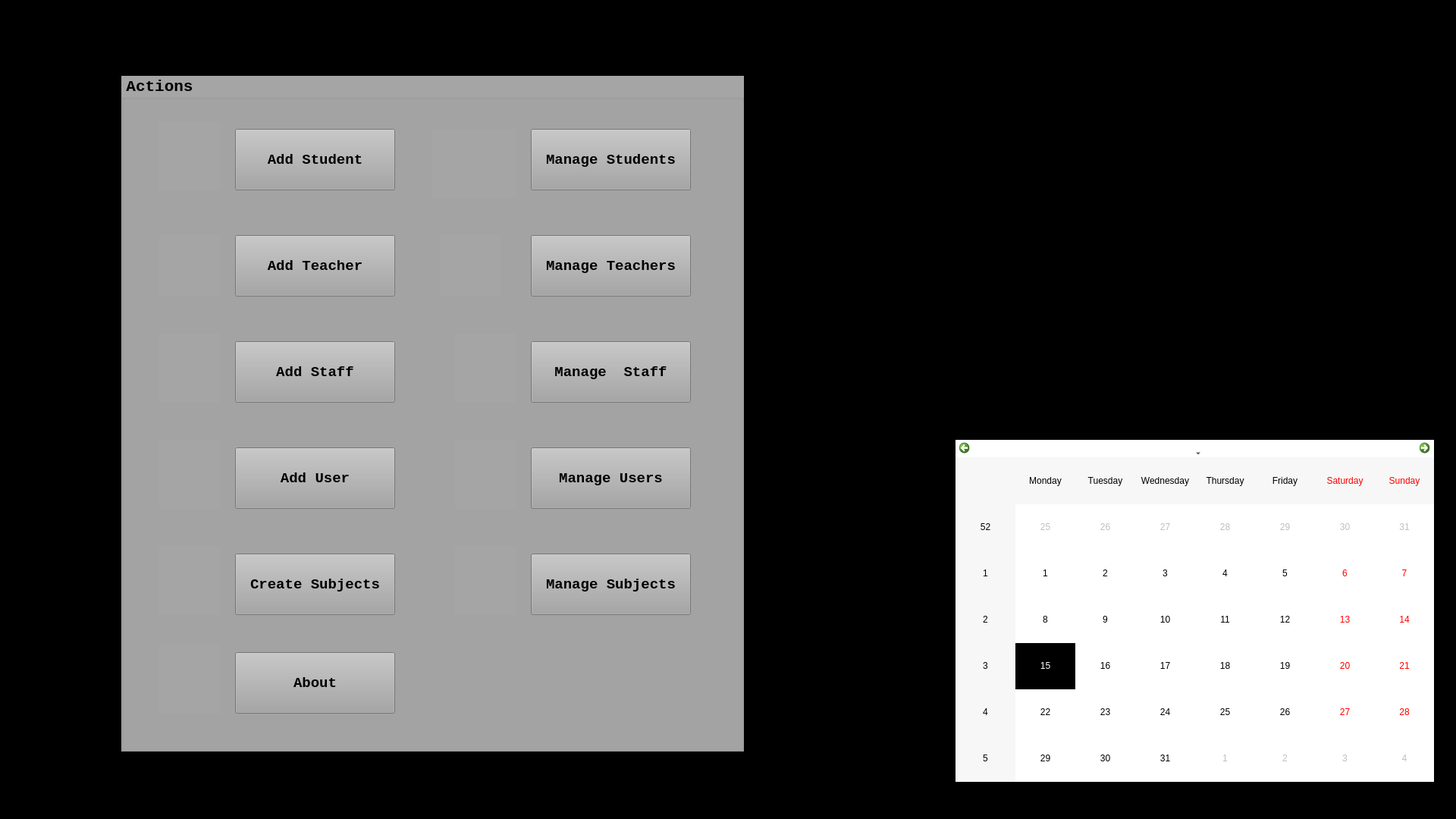
<?xml version="1.0" encoding="UTF-8"?>
<ui version="4.0">
 <class>MAIN_INTERFACE</class>
 <widget class="QMainWindow" name="MAIN_INTERFACE">
  <property name="geometry">
   <rect>
    <x>0</x>
    <y>0</y>
    <width>1920</width>
    <height>1080</height>
   </rect>
  </property>
  <property name="sizePolicy">
   <sizepolicy hsizetype="Preferred" vsizetype="Preferred">
    <horstretch>0</horstretch>
    <verstretch>0</verstretch>
   </sizepolicy>
  </property>
  <property name="minimumSize">
   <size>
    <width>0</width>
    <height>0</height>
   </size>
  </property>
  <property name="maximumSize">
   <size>
    <width>16777215</width>
    <height>16777215</height>
   </size>
  </property>
  <property name="font">
   <font>
    <family>Consolas</family>
    <pointsize>10</pointsize>
   </font>
  </property>
  <property name="windowTitle">
   <string>School Management System - Main Interface</string>
  </property>
  <property name="windowIcon">
   <iconset resource="QRC_FILES/Main Interface/SMS_Main_I_Logo.qrc">
    <normaloff>:/LOGO/Pictures/Main_logo.jpg</normaloff>:/LOGO/Pictures/Main_logo.jpg</iconset>
  </property>
  <property name="styleSheet">
   <string notr="true">background-color: rgb(0, 0, 0);

</string>
  </property>
  <property name="unifiedTitleAndToolBarOnMac">
   <bool>true</bool>
  </property>
  <widget class="QWidget" name="centralwidget">
   <widget class="QCalendarWidget" name="calendarWidget">
    <property name="geometry">
     <rect>
      <x>1260</x>
      <y>580</y>
      <width>631</width>
      <height>451</height>
     </rect>
    </property>
    <property name="palette">
     <palette>
      <active>
       <colorrole role="Button">
        <brush brushstyle="SolidPattern">
         <color alpha="255">
          <red>255</red>
          <green>255</green>
          <blue>255</blue>
         </color>
        </brush>
       </colorrole>
       <colorrole role="Base">
        <brush brushstyle="SolidPattern">
         <color alpha="255">
          <red>255</red>
          <green>255</green>
          <blue>255</blue>
         </color>
        </brush>
       </colorrole>
       <colorrole role="Window">
        <brush brushstyle="SolidPattern">
         <color alpha="255">
          <red>255</red>
          <green>255</green>
          <blue>255</blue>
         </color>
        </brush>
       </colorrole>
       <colorrole role="Highlight">
        <brush brushstyle="SolidPattern">
         <color alpha="255">
          <red>0</red>
          <green>0</green>
          <blue>0</blue>
         </color>
        </brush>
       </colorrole>
       <colorrole role="HighlightedText">
        <brush brushstyle="SolidPattern">
         <color alpha="255">
          <red>255</red>
          <green>255</green>
          <blue>255</blue>
         </color>
        </brush>
       </colorrole>
      </active>
      <inactive>
       <colorrole role="Button">
        <brush brushstyle="SolidPattern">
         <color alpha="255">
          <red>255</red>
          <green>255</green>
          <blue>255</blue>
         </color>
        </brush>
       </colorrole>
       <colorrole role="Base">
        <brush brushstyle="SolidPattern">
         <color alpha="255">
          <red>255</red>
          <green>255</green>
          <blue>255</blue>
         </color>
        </brush>
       </colorrole>
       <colorrole role="Window">
        <brush brushstyle="SolidPattern">
         <color alpha="255">
          <red>255</red>
          <green>255</green>
          <blue>255</blue>
         </color>
        </brush>
       </colorrole>
       <colorrole role="Highlight">
        <brush brushstyle="SolidPattern">
         <color alpha="255">
          <red>0</red>
          <green>0</green>
          <blue>0</blue>
         </color>
        </brush>
       </colorrole>
       <colorrole role="HighlightedText">
        <brush brushstyle="SolidPattern">
         <color alpha="255">
          <red>255</red>
          <green>255</green>
          <blue>255</blue>
         </color>
        </brush>
       </colorrole>
      </inactive>
      <disabled>
       <colorrole role="Button">
        <brush brushstyle="SolidPattern">
         <color alpha="255">
          <red>255</red>
          <green>255</green>
          <blue>255</blue>
         </color>
        </brush>
       </colorrole>
       <colorrole role="Base">
        <brush brushstyle="SolidPattern">
         <color alpha="255">
          <red>255</red>
          <green>255</green>
          <blue>255</blue>
         </color>
        </brush>
       </colorrole>
       <colorrole role="Window">
        <brush brushstyle="SolidPattern">
         <color alpha="255">
          <red>255</red>
          <green>255</green>
          <blue>255</blue>
         </color>
        </brush>
       </colorrole>
       <colorrole role="Highlight">
        <brush brushstyle="SolidPattern">
         <color alpha="255">
          <red>0</red>
          <green>0</green>
          <blue>0</blue>
         </color>
        </brush>
       </colorrole>
       <colorrole role="HighlightedText">
        <brush brushstyle="SolidPattern">
         <color alpha="255">
          <red>255</red>
          <green>255</green>
          <blue>255</blue>
         </color>
        </brush>
       </colorrole>
      </disabled>
     </palette>
    </property>
    <property name="styleSheet">
     <string notr="true">background-color: rgb(255, 255, 255);
selection-background-color: rgb(0, 0, 0);
selection-color: rgb(255, 255, 255);
gridline-color: rgb(0, 0, 0);
border-color: rgb(0, 0, 0);
font: 75 10pt &quot;Consolas&quot;;</string>
    </property>
    <property name="gridVisible">
     <bool>false</bool>
    </property>
    <property name="horizontalHeaderFormat">
     <enum>QCalendarWidget::LongDayNames</enum>
    </property>
    <property name="verticalHeaderFormat">
     <enum>QCalendarWidget::ISOWeekNumbers</enum>
    </property>
    <property name="navigationBarVisible">
     <bool>true</bool>
    </property>
   </widget>
   <widget class="QLabel" name="label">
    <property name="geometry">
     <rect>
      <x>1270</x>
      <y>50</y>
      <width>611</width>
      <height>491</height>
     </rect>
    </property>
    <property name="styleSheet">
     <string notr="true">background-image: url(:/PIC/Pictures/Logo.jpg);
border-color: rgb(255, 255, 255);</string>
    </property>
    <property name="frameShape">
     <enum>QFrame::StyledPanel</enum>
    </property>
    <property name="text">
     <string/>
    </property>
    <property name="pixmap">
     <pixmap resource="QRC_FILES/Main Interface/SMS_BG.qrc">:/PIC/Pictures/Logo.jpg</pixmap>
    </property>
    <property name="scaledContents">
     <bool>false</bool>
    </property>
   </widget>
   <widget class="QGroupBox" name="groupBox">
    <property name="geometry">
     <rect>
      <x>160</x>
      <y>100</y>
      <width>821</width>
      <height>891</height>
     </rect>
    </property>
    <property name="font">
     <font>
      <family>Consolas</family>
      <pointsize>16</pointsize>
      <weight>75</weight>
      <bold>true</bold>
     </font>
    </property>
    <property name="styleSheet">
     <string notr="true">background-color: rgb(165, 165, 165);</string>
    </property>
    <property name="title">
     <string>Actions</string>
    </property>
    <widget class="QPushButton" name="pushButton">
     <property name="geometry">
      <rect>
       <x>150</x>
       <y>70</y>
       <width>211</width>
       <height>81</height>
      </rect>
     </property>
     <property name="font">
      <font>
       <family>Consolas</family>
       <pointsize>14</pointsize>
       <weight>75</weight>
       <bold>true</bold>
      </font>
     </property>
     <property name="styleSheet">
      <string notr="true"/>
     </property>
     <property name="text">
      <string>Add Student</string>
     </property>
     <property name="icon">
      <iconset>
       <normaloff>:/ICONS/Pictures/add student.png</normaloff>:/ICONS/Pictures/add student.png</iconset>
     </property>
     <property name="iconSize">
      <size>
       <width>5</width>
       <height>5</height>
      </size>
     </property>
    </widget>
    <widget class="QPushButton" name="pushButton_2">
     <property name="geometry">
      <rect>
       <x>540</x>
       <y>70</y>
       <width>211</width>
       <height>81</height>
      </rect>
     </property>
     <property name="font">
      <font>
       <family>Consolas</family>
       <pointsize>14</pointsize>
       <weight>75</weight>
       <bold>true</bold>
      </font>
     </property>
     <property name="text">
      <string>Manage Students</string>
     </property>
    </widget>
    <widget class="QLabel" name="label_2">
     <property name="geometry">
      <rect>
       <x>50</x>
       <y>60</y>
       <width>81</width>
       <height>91</height>
      </rect>
     </property>
     <property name="styleSheet">
      <string notr="true">background-image: url(:/ICONS/Pictures/ADD_STUDENT_P.png);</string>
     </property>
     <property name="text">
      <string/>
     </property>
     <property name="pixmap">
      <pixmap resource="QRC_FILES/Main Interface/SMS_ICON.qrc">:/ICONS/Pictures/ADD_STUDENT_P.png</pixmap>
     </property>
     <property name="scaledContents">
      <bool>true</bool>
     </property>
    </widget>
    <widget class="QLabel" name="label_3">
     <property name="geometry">
      <rect>
       <x>410</x>
       <y>70</y>
       <width>111</width>
       <height>91</height>
      </rect>
     </property>
     <property name="styleSheet">
      <string notr="true">background-image: url(:/ICONS/Pictures/students.png.webp);</string>
     </property>
     <property name="text">
      <string/>
     </property>
     <property name="pixmap">
      <pixmap resource="QRC_FILES/Main Interface/SMS_ICON.qrc">:/ICONS/Pictures/students.png.webp</pixmap>
     </property>
     <property name="scaledContents">
      <bool>true</bool>
     </property>
    </widget>
    <widget class="QPushButton" name="pushButton_5">
     <property name="geometry">
      <rect>
       <x>150</x>
       <y>210</y>
       <width>211</width>
       <height>81</height>
      </rect>
     </property>
     <property name="font">
      <font>
       <family>Consolas</family>
       <pointsize>14</pointsize>
       <weight>75</weight>
       <bold>true</bold>
      </font>
     </property>
     <property name="styleSheet">
      <string notr="true"/>
     </property>
     <property name="text">
      <string>Add Teacher</string>
     </property>
     <property name="icon">
      <iconset>
       <normaloff>:/ICONS/Pictures/add student.png</normaloff>:/ICONS/Pictures/add student.png</iconset>
     </property>
     <property name="iconSize">
      <size>
       <width>5</width>
       <height>5</height>
      </size>
     </property>
    </widget>
    <widget class="QLabel" name="label_6">
     <property name="geometry">
      <rect>
       <x>50</x>
       <y>210</y>
       <width>81</width>
       <height>81</height>
      </rect>
     </property>
     <property name="styleSheet">
      <string notr="true"/>
     </property>
     <property name="text">
      <string/>
     </property>
     <property name="pixmap">
      <pixmap resource="QRC_FILES/Main Interface/SMS_ICON.qrc">:/ICONS/Pictures/add teacher.png</pixmap>
     </property>
     <property name="scaledContents">
      <bool>true</bool>
     </property>
    </widget>
    <widget class="QPushButton" name="pushButton_6">
     <property name="geometry">
      <rect>
       <x>540</x>
       <y>210</y>
       <width>211</width>
       <height>81</height>
      </rect>
     </property>
     <property name="font">
      <font>
       <family>Consolas</family>
       <pointsize>14</pointsize>
       <weight>75</weight>
       <bold>true</bold>
      </font>
     </property>
     <property name="styleSheet">
      <string notr="true"/>
     </property>
     <property name="text">
      <string>Manage Teachers</string>
     </property>
     <property name="icon">
      <iconset>
       <normaloff>:/ICONS/Pictures/add student.png</normaloff>:/ICONS/Pictures/add student.png</iconset>
     </property>
     <property name="iconSize">
      <size>
       <width>5</width>
       <height>5</height>
      </size>
     </property>
    </widget>
    <widget class="QLabel" name="label_7">
     <property name="geometry">
      <rect>
       <x>420</x>
       <y>210</y>
       <width>81</width>
       <height>81</height>
      </rect>
     </property>
     <property name="styleSheet">
      <string notr="true"/>
     </property>
     <property name="text">
      <string/>
     </property>
     <property name="pixmap">
      <pixmap resource="QRC_FILES/Main Interface/SMS_ICON.qrc">:/ICONS/Pictures/add teacher.png</pixmap>
     </property>
     <property name="scaledContents">
      <bool>true</bool>
     </property>
    </widget>
    <widget class="QPushButton" name="pushButton_7">
     <property name="geometry">
      <rect>
       <x>150</x>
       <y>350</y>
       <width>211</width>
       <height>81</height>
      </rect>
     </property>
     <property name="font">
      <font>
       <family>Consolas</family>
       <pointsize>14</pointsize>
       <weight>75</weight>
       <bold>true</bold>
      </font>
     </property>
     <property name="styleSheet">
      <string notr="true"/>
     </property>
     <property name="text">
      <string>Add Staff</string>
     </property>
     <property name="icon">
      <iconset>
       <normaloff>:/ICONS/Pictures/add student.png</normaloff>:/ICONS/Pictures/add student.png</iconset>
     </property>
     <property name="iconSize">
      <size>
       <width>5</width>
       <height>5</height>
      </size>
     </property>
    </widget>
    <widget class="QLabel" name="label_8">
     <property name="geometry">
      <rect>
       <x>50</x>
       <y>340</y>
       <width>81</width>
       <height>91</height>
      </rect>
     </property>
     <property name="styleSheet">
      <string notr="true">background-image: url(:/ICONS/Pictures/staff.png);</string>
     </property>
     <property name="text">
      <string/>
     </property>
     <property name="pixmap">
      <pixmap resource="QRC_FILES/Main Interface/SMS_ICON.qrc">:/ICONS/Pictures/staff.png</pixmap>
     </property>
     <property name="scaledContents">
      <bool>true</bool>
     </property>
    </widget>
    <widget class="QPushButton" name="pushButton_8">
     <property name="geometry">
      <rect>
       <x>540</x>
       <y>350</y>
       <width>211</width>
       <height>81</height>
      </rect>
     </property>
     <property name="font">
      <font>
       <family>Consolas</family>
       <pointsize>14</pointsize>
       <weight>75</weight>
       <bold>true</bold>
      </font>
     </property>
     <property name="styleSheet">
      <string notr="true"/>
     </property>
     <property name="text">
      <string>Manage  Staff</string>
     </property>
     <property name="icon">
      <iconset>
       <normaloff>:/ICONS/Pictures/add student.png</normaloff>:/ICONS/Pictures/add student.png</iconset>
     </property>
     <property name="iconSize">
      <size>
       <width>5</width>
       <height>5</height>
      </size>
     </property>
    </widget>
    <widget class="QLabel" name="label_9">
     <property name="geometry">
      <rect>
       <x>440</x>
       <y>340</y>
       <width>81</width>
       <height>91</height>
      </rect>
     </property>
     <property name="styleSheet">
      <string notr="true">background-image: url(:/ICONS/Pictures/manage staff.png);</string>
     </property>
     <property name="text">
      <string/>
     </property>
     <property name="pixmap">
      <pixmap resource="QRC_FILES/Main Interface/SMS_ICON.qrc">:/ICONS/Pictures/manage staff.png</pixmap>
     </property>
     <property name="scaledContents">
      <bool>true</bool>
     </property>
    </widget>
    <widget class="QPushButton" name="pushButton_9">
     <property name="geometry">
      <rect>
       <x>540</x>
       <y>490</y>
       <width>211</width>
       <height>81</height>
      </rect>
     </property>
     <property name="font">
      <font>
       <family>Consolas</family>
       <pointsize>14</pointsize>
       <weight>75</weight>
       <bold>true</bold>
      </font>
     </property>
     <property name="styleSheet">
      <string notr="true"/>
     </property>
     <property name="text">
      <string>Manage Users</string>
     </property>
     <property name="icon">
      <iconset>
       <normaloff>:/ICONS/Pictures/add student.png</normaloff>:/ICONS/Pictures/add student.png</iconset>
     </property>
     <property name="iconSize">
      <size>
       <width>5</width>
       <height>5</height>
      </size>
     </property>
    </widget>
    <widget class="QLabel" name="label_10">
     <property name="geometry">
      <rect>
       <x>50</x>
       <y>480</y>
       <width>81</width>
       <height>91</height>
      </rect>
     </property>
     <property name="styleSheet">
      <string notr="true">background-image: url(:/ICONS/Pictures/users.webp);</string>
     </property>
     <property name="text">
      <string/>
     </property>
     <property name="pixmap">
      <pixmap resource="QRC_FILES/Main Interface/SMS_ICON.qrc">:/ICONS/Pictures/users.webp</pixmap>
     </property>
     <property name="scaledContents">
      <bool>true</bool>
     </property>
    </widget>
    <widget class="QPushButton" name="pushButton_10">
     <property name="geometry">
      <rect>
       <x>150</x>
       <y>490</y>
       <width>211</width>
       <height>81</height>
      </rect>
     </property>
     <property name="font">
      <font>
       <family>Consolas</family>
       <pointsize>14</pointsize>
       <weight>75</weight>
       <bold>true</bold>
      </font>
     </property>
     <property name="styleSheet">
      <string notr="true"/>
     </property>
     <property name="text">
      <string>Add User</string>
     </property>
     <property name="icon">
      <iconset>
       <normaloff>:/ICONS/Pictures/add student.png</normaloff>:/ICONS/Pictures/add student.png</iconset>
     </property>
     <property name="iconSize">
      <size>
       <width>5</width>
       <height>5</height>
      </size>
     </property>
    </widget>
    <widget class="QLabel" name="label_11">
     <property name="geometry">
      <rect>
       <x>440</x>
       <y>480</y>
       <width>81</width>
       <height>91</height>
      </rect>
     </property>
     <property name="styleSheet">
      <string notr="true">background-image: url(:/ICONS/Pictures/users.webp);</string>
     </property>
     <property name="text">
      <string/>
     </property>
     <property name="pixmap">
      <pixmap resource="QRC_FILES/Main Interface/SMS_ICON.qrc">:/ICONS/Pictures/users.webp</pixmap>
     </property>
     <property name="scaledContents">
      <bool>true</bool>
     </property>
    </widget>
    <widget class="QPushButton" name="pushButton_11">
     <property name="geometry">
      <rect>
       <x>540</x>
       <y>630</y>
       <width>211</width>
       <height>81</height>
      </rect>
     </property>
     <property name="font">
      <font>
       <family>Consolas</family>
       <pointsize>14</pointsize>
       <weight>75</weight>
       <bold>true</bold>
      </font>
     </property>
     <property name="styleSheet">
      <string notr="true"/>
     </property>
     <property name="text">
      <string>Manage Subjects</string>
     </property>
     <property name="icon">
      <iconset>
       <normaloff>:/ICONS/Pictures/add student.png</normaloff>:/ICONS/Pictures/add student.png</iconset>
     </property>
     <property name="iconSize">
      <size>
       <width>5</width>
       <height>5</height>
      </size>
     </property>
    </widget>
    <widget class="QLabel" name="label_12">
     <property name="geometry">
      <rect>
       <x>50</x>
       <y>620</y>
       <width>81</width>
       <height>91</height>
      </rect>
     </property>
     <property name="styleSheet">
      <string notr="true"/>
     </property>
     <property name="text">
      <string/>
     </property>
     <property name="pixmap">
      <pixmap resource="QRC_FILES/Main Interface/SMS_ICON.qrc">:/ICONS/Pictures/subjects.png</pixmap>
     </property>
     <property name="scaledContents">
      <bool>true</bool>
     </property>
    </widget>
    <widget class="QLabel" name="label_13">
     <property name="geometry">
      <rect>
       <x>440</x>
       <y>620</y>
       <width>81</width>
       <height>91</height>
      </rect>
     </property>
     <property name="styleSheet">
      <string notr="true">background-image: url(:/ICONS/Pictures/users.webp);</string>
     </property>
     <property name="text">
      <string/>
     </property>
     <property name="pixmap">
      <pixmap resource="QRC_FILES/Main Interface/SMS_ICON.qrc">:/ICONS/Pictures/subjects.png</pixmap>
     </property>
     <property name="scaledContents">
      <bool>true</bool>
     </property>
    </widget>
    <widget class="QPushButton" name="pushButton_12">
     <property name="geometry">
      <rect>
       <x>150</x>
       <y>630</y>
       <width>211</width>
       <height>81</height>
      </rect>
     </property>
     <property name="font">
      <font>
       <family>Consolas</family>
       <pointsize>14</pointsize>
       <weight>75</weight>
       <bold>true</bold>
      </font>
     </property>
     <property name="styleSheet">
      <string notr="true"/>
     </property>
     <property name="text">
      <string>Create Subjects</string>
     </property>
     <property name="icon">
      <iconset>
       <normaloff>:/ICONS/Pictures/add student.png</normaloff>:/ICONS/Pictures/add student.png</iconset>
     </property>
     <property name="iconSize">
      <size>
       <width>5</width>
       <height>5</height>
      </size>
     </property>
    </widget>
    <widget class="QPushButton" name="pushButton_13">
     <property name="geometry">
      <rect>
       <x>150</x>
       <y>760</y>
       <width>211</width>
       <height>81</height>
      </rect>
     </property>
     <property name="font">
      <font>
       <family>Consolas</family>
       <pointsize>14</pointsize>
       <weight>75</weight>
       <bold>true</bold>
      </font>
     </property>
     <property name="styleSheet">
      <string notr="true"/>
     </property>
     <property name="text">
      <string>About</string>
     </property>
     <property name="icon">
      <iconset>
       <normaloff>:/ICONS/Pictures/add student.png</normaloff>:/ICONS/Pictures/add student.png</iconset>
     </property>
     <property name="iconSize">
      <size>
       <width>5</width>
       <height>5</height>
      </size>
     </property>
    </widget>
    <widget class="QLabel" name="label_14">
     <property name="geometry">
      <rect>
       <x>50</x>
       <y>750</y>
       <width>81</width>
       <height>91</height>
      </rect>
     </property>
     <property name="styleSheet">
      <string notr="true"/>
     </property>
     <property name="text">
      <string/>
     </property>
     <property name="pixmap">
      <pixmap resource="QRC_FILES/Main Interface/SMS_ICON.qrc">:/ICONS/Pictures/SMS_ABOUT_P.png</pixmap>
     </property>
     <property name="scaledContents">
      <bool>true</bool>
     </property>
    </widget>
   </widget>
  </widget>
 </widget>
 <resources>
  <include location="QRC_FILES/Main Interface/SMS_Main_I_Logo.qrc"/>
  <include location="QRC_FILES/Main Interface/SMS_ICON.qrc"/>
  <include location="QRC_FILES/Main Interface/SMS_BG.qrc"/>
 </resources>
 <connections/>
</ui>
